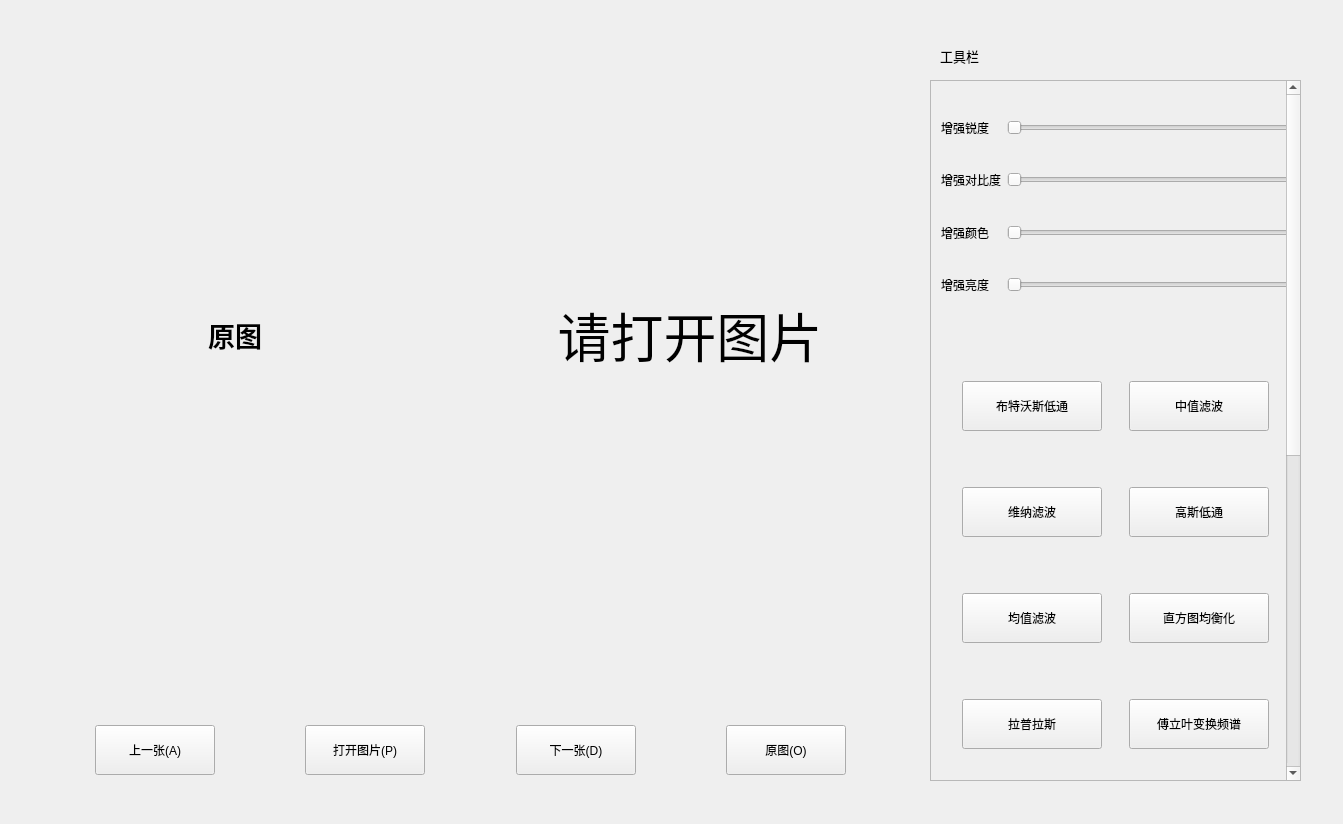
<?xml version="1.0" encoding="UTF-8"?>
<ui version="4.0">
 <class>Frame</class>
 <widget class="QWidget" name="Frame">
  <property name="geometry">
   <rect>
    <x>0</x>
    <y>0</y>
    <width>1343</width>
    <height>824</height>
   </rect>
  </property>
  <property name="minimumSize">
   <size>
    <width>1343</width>
    <height>824</height>
   </size>
  </property>
  <property name="maximumSize">
   <size>
    <width>1343</width>
    <height>824</height>
   </size>
  </property>
  <property name="mouseTracking">
   <bool>true</bool>
  </property>
  <property name="tabletTracking">
   <bool>true</bool>
  </property>
  <property name="windowTitle">
   <string>Form</string>
  </property>
  <property name="autoFillBackground">
   <bool>false</bool>
  </property>
  <property name="styleSheet">
   <string notr="true"/>
  </property>
  <widget class="QLabel" name="label">
   <property name="geometry">
   <rect>
    <x>465</x>
    <y>140</y>
     <width>450</width>
     <height>390</height>
    </rect>
   </property>
   <property name="font">
    <font>
     <pointsize>40</pointsize>
     <italic>false</italic>
     <fontweight>Light</fontweight>
    </font>
   </property>
   <property name="text">
    <string>请打开图片</string>
   </property>
   <property name="alignment">
    <set>Qt::AlignCenter</set>
   </property>
  </widget>
  <widget class="QWidget" name="horizontalLayoutWidget">
   <property name="geometry">
    <rect>
     <x>10</x>
     <y>710</y>
     <width>921</width>
     <height>81</height>
    </rect>
   </property>
   <layout class="QHBoxLayout" name="D1">
    <item>
     <spacer name="horizontalSpacer_4">
      <property name="orientation">
       <enum>Qt::Horizontal</enum>
      </property>
      <property name="sizeHint" stdset="0">
       <size>
        <width>40</width>
        <height>20</height>
       </size>
      </property>
     </spacer>
    </item>
    <item>
     <widget class="QPushButton" name="previous">
      <property name="minimumSize">
       <size>
        <width>120</width>
        <height>50</height>
       </size>
      </property>
      <property name="text">
       <string>上一张(A)</string>
      </property>
     </widget>
    </item>
    <item>
     <spacer name="horizontalSpacer">
      <property name="orientation">
       <enum>Qt::Horizontal</enum>
      </property>
      <property name="sizeHint" stdset="0">
       <size>
        <width>40</width>
        <height>20</height>
       </size>
      </property>
     </spacer>
    </item>
    <item>
     <widget class="QPushButton" name="btn_open">
      <property name="minimumSize">
       <size>
        <width>120</width>
        <height>50</height>
       </size>
      </property>
      <property name="text">
       <string>打开图片(P)</string>
      </property>
     </widget>
    </item>
    <item>
     <spacer name="horizontalSpacer_2">
      <property name="orientation">
       <enum>Qt::Horizontal</enum>
      </property>
      <property name="sizeHint" stdset="0">
       <size>
        <width>40</width>
        <height>20</height>
       </size>
      </property>
     </spacer>
    </item>
    <item>
     <widget class="QPushButton" name="next">
      <property name="minimumSize">
       <size>
        <width>120</width>
        <height>50</height>
       </size>
      </property>
      <property name="text">
       <string>下一张(D)</string>
      </property>
     </widget>
    </item>
    <item>
     <spacer name="horizontalSpacer_3">
      <property name="orientation">
       <enum>Qt::Horizontal</enum>
      </property>
      <property name="sizeHint" stdset="0">
       <size>
        <width>40</width>
        <height>20</height>
       </size>
      </property>
     </spacer>
    </item>
    <item>
     <widget class="QPushButton" name="original_btn">
      <property name="minimumSize">
       <size>
        <width>120</width>
        <height>50</height>
       </size>
      </property>
      <property name="maximumSize">
       <size>
        <width>120</width>
        <height>50</height>
       </size>
      </property>
      <property name="text">
       <string>原图(O)</string>
      </property>
     </widget>
    </item>
    <item>
     <spacer name="horizontalSpacer_5">
      <property name="orientation">
       <enum>Qt::Horizontal</enum>
      </property>
      <property name="sizeHint" stdset="0">
       <size>
        <width>40</width>
        <height>20</height>
       </size>
      </property>
     </spacer>
    </item>
   </layout>
  </widget>
  <widget class="QScrollArea" name="R1">
   <property name="geometry">
    <rect>
     <x>930</x>
     <y>80</y>
     <width>371</width>
     <height>701</height>
    </rect>
   </property>
   <property name="minimumSize">
    <size>
     <width>300</width>
     <height>600</height>
    </size>
   </property>
   <property name="widgetResizable">
    <bool>true</bool>
   </property>
   <widget class="QWidget" name="RR1">
    <property name="enabled">
     <bool>true</bool>
    </property>
    <property name="geometry">
     <rect>
      <x>0</x>
      <y>0</y>
      <width>369</width>
      <height>1300</height>
     </rect>
    </property>
    <property name="minimumSize">
     <size>
      <width>300</width>
      <height>1300</height>
     </size>
    </property>
    <widget class="QWidget" name="gridWidget_2" native="true">
     <property name="geometry">
      <rect>
       <x>10</x>
       <y>250</y>
       <width>351</width>
       <height>1000</height>
      </rect>
     </property>
     <property name="minimumSize">
      <size>
       <width>0</width>
       <height>1000</height>
      </size>
     </property>
     <layout class="QGridLayout" name="RRR1_4">
      <item row="7" column="1">
       <widget class="QPushButton" name="edge_btn">
        <property name="minimumSize">
         <size>
          <width>140</width>
          <height>50</height>
         </size>
        </property>
        <property name="maximumSize">
         <size>
          <width>140</width>
          <height>50</height>
         </size>
        </property>
        <property name="text">
         <string>边缘提取</string>
        </property>
       </widget>
      </item>
      <item row="2" column="0">
       <widget class="QPushButton" name="mean_btn">
        <property name="minimumSize">
         <size>
          <width>140</width>
          <height>50</height>
         </size>
        </property>
        <property name="maximumSize">
         <size>
          <width>140</width>
          <height>50</height>
         </size>
        </property>
        <property name="text">
         <string>均值滤波</string>
        </property>
       </widget>
      </item>
      <item row="2" column="1">
       <widget class="QPushButton" name="hist_btn">
        <property name="minimumSize">
         <size>
          <width>140</width>
          <height>50</height>
         </size>
        </property>
        <property name="maximumSize">
         <size>
          <width>140</width>
          <height>50</height>
         </size>
        </property>
        <property name="text">
         <string>直方图均衡化</string>
        </property>
       </widget>
      </item>
      <item row="0" column="0">
       <widget class="QPushButton" name="butter_low_btn">
        <property name="minimumSize">
         <size>
          <width>140</width>
          <height>50</height>
         </size>
        </property>
        <property name="maximumSize">
         <size>
          <width>140</width>
          <height>50</height>
         </size>
        </property>
        <property name="text">
         <string>布特沃斯低通</string>
        </property>
       </widget>
      </item>
      <item row="8" column="0">
       <widget class="QPushButton" name="inverse_btn">
        <property name="minimumSize">
         <size>
          <width>140</width>
          <height>50</height>
         </size>
        </property>
        <property name="maximumSize">
         <size>
          <width>140</width>
          <height>50</height>
         </size>
        </property>
        <property name="text">
         <string>逆滤波</string>
        </property>
       </widget>
      </item>
      <item row="1" column="1">
       <widget class="QPushButton" name="gauss_low_btn">
        <property name="minimumSize">
         <size>
          <width>140</width>
          <height>50</height>
         </size>
        </property>
        <property name="maximumSize">
         <size>
          <width>140</width>
          <height>50</height>
         </size>
        </property>
        <property name="text">
         <string>高斯低通</string>
        </property>
       </widget>
      </item>
      <item row="9" column="1">
       <widget class="QPushButton" name="ostu_btn">
        <property name="minimumSize">
         <size>
          <width>140</width>
          <height>50</height>
         </size>
        </property>
        <property name="maximumSize">
         <size>
          <width>140</width>
          <height>50</height>
         </size>
        </property>
        <property name="text">
         <string>Otsu</string>
        </property>
       </widget>
      </item>
      <item row="3" column="1">
       <widget class="QPushButton" name="fft_btn">
        <property name="minimumSize">
         <size>
          <width>140</width>
          <height>50</height>
         </size>
        </property>
        <property name="maximumSize">
         <size>
          <width>140</width>
          <height>50</height>
         </size>
        </property>
        <property name="text">
         <string>傅立叶变换频谱</string>
        </property>
       </widget>
      </item>
      <item row="5" column="1">
       <widget class="QPushButton" name="butter_high_btn">
        <property name="minimumSize">
         <size>
          <width>140</width>
          <height>50</height>
         </size>
        </property>
        <property name="maximumSize">
         <size>
          <width>140</width>
          <height>50</height>
         </size>
        </property>
        <property name="text">
         <string>布特沃斯高通</string>
        </property>
       </widget>
      </item>
      <item row="1" column="0">
       <widget class="QPushButton" name="vena_btn">
        <property name="minimumSize">
         <size>
          <width>140</width>
          <height>50</height>
         </size>
        </property>
        <property name="maximumSize">
         <size>
          <width>140</width>
          <height>50</height>
         </size>
        </property>
        <property name="text">
         <string>维纳滤波</string>
        </property>
       </widget>
      </item>
      <item row="3" column="0">
       <widget class="QPushButton" name="lap_btn">
        <property name="minimumSize">
         <size>
          <width>140</width>
          <height>50</height>
         </size>
        </property>
        <property name="maximumSize">
         <size>
          <width>140</width>
          <height>50</height>
         </size>
        </property>
        <property name="text">
         <string>拉普拉斯</string>
        </property>
       </widget>
      </item>
      <item row="8" column="1">
       <widget class="QPushButton" name="oil_btn">
        <property name="minimumSize">
         <size>
          <width>140</width>
          <height>50</height>
         </size>
        </property>
        <property name="maximumSize">
         <size>
          <width>140</width>
          <height>50</height>
         </size>
        </property>
        <property name="text">
         <string>油画</string>
        </property>
       </widget>
      </item>
      <item row="9" column="0">
       <widget class="QPushButton" name="sketch_btn">
        <property name="minimumSize">
         <size>
          <width>140</width>
          <height>50</height>
         </size>
        </property>
        <property name="maximumSize">
         <size>
          <width>140</width>
          <height>50</height>
         </size>
        </property>
        <property name="text">
         <string>素描</string>
        </property>
       </widget>
      </item>
      <item row="6" column="0">
       <widget class="QPushButton" name="reverse_btn">
        <property name="minimumSize">
         <size>
          <width>140</width>
          <height>50</height>
         </size>
        </property>
        <property name="maximumSize">
         <size>
          <width>140</width>
          <height>50</height>
         </size>
        </property>
        <property name="text">
         <string>彩色负片</string>
        </property>
       </widget>
      </item>
      <item row="5" column="0">
       <widget class="QPushButton" name="gauss_high_btn">
        <property name="minimumSize">
         <size>
          <width>140</width>
          <height>50</height>
         </size>
        </property>
        <property name="maximumSize">
         <size>
          <width>140</width>
          <height>50</height>
         </size>
        </property>
        <property name="text">
         <string>高斯高通</string>
        </property>
       </widget>
      </item>
      <item row="6" column="1">
       <widget class="QPushButton" name="gamma_btn">
        <property name="minimumSize">
         <size>
          <width>140</width>
          <height>50</height>
         </size>
        </property>
        <property name="maximumSize">
         <size>
          <width>140</width>
          <height>50</height>
         </size>
        </property>
        <property name="text">
         <string>伽马校正</string>
        </property>
       </widget>
      </item>
      <item row="7" column="0">
       <widget class="QPushButton" name="exp_btn">
        <property name="minimumSize">
         <size>
          <width>140</width>
          <height>50</height>
         </size>
        </property>
        <property name="maximumSize">
         <size>
          <width>140</width>
          <height>50</height>
         </size>
        </property>
        <property name="text">
         <string>指数灰度</string>
        </property>
       </widget>
      </item>
      <item row="0" column="1">
       <widget class="QPushButton" name="mid_btn">
        <property name="minimumSize">
         <size>
          <width>140</width>
          <height>50</height>
         </size>
        </property>
        <property name="maximumSize">
         <size>
          <width>140</width>
          <height>50</height>
         </size>
        </property>
        <property name="text">
         <string>中值滤波</string>
        </property>
       </widget>
      </item>
     </layout>
    </widget>
    <widget class="QWidget" name="gridLayoutWidget_3">
     <property name="geometry">
      <rect>
       <x>10</x>
       <y>10</y>
       <width>351</width>
       <height>231</height>
      </rect>
     </property>
     <layout class="QGridLayout" name="gridLayout_4">
      <item row="7" column="0">
       <widget class="QLabel" name="label_5">
        <property name="text">
         <string>增强亮度</string>
        </property>
       </widget>
      </item>
      <item row="8" column="1">
       <spacer name="verticalSpacer_2">
        <property name="orientation">
         <enum>Qt::Vertical</enum>
        </property>
        <property name="sizeHint" stdset="0">
         <size>
          <width>20</width>
          <height>40</height>
         </size>
        </property>
       </spacer>
      </item>
      <item row="7" column="1">
       <widget class="QSlider" name="horizontalSlider_2">
        <property name="minimum">
         <number>1</number>
        </property>
        <property name="maximum">
         <number>10</number>
        </property>
        <property name="orientation">
         <enum>Qt::Horizontal</enum>
        </property>
       </widget>
      </item>
      <item row="3" column="1">
       <widget class="QSlider" name="horizontalSlider_4">
        <property name="maximum">
         <number>10</number>
        </property>
        <property name="singleStep">
         <number>1</number>
        </property>
        <property name="orientation">
         <enum>Qt::Horizontal</enum>
        </property>
       </widget>
      </item>
      <item row="5" column="1">
       <widget class="QSlider" name="horizontalSlider_3">
        <property name="maximum">
         <number>10</number>
        </property>
        <property name="orientation">
         <enum>Qt::Horizontal</enum>
        </property>
       </widget>
      </item>
      <item row="0" column="1">
       <spacer name="verticalSpacer">
        <property name="orientation">
         <enum>Qt::Vertical</enum>
        </property>
        <property name="sizeHint" stdset="0">
         <size>
          <width>20</width>
          <height>40</height>
         </size>
        </property>
       </spacer>
      </item>
      <item row="1" column="0">
       <widget class="QLabel" name="label_4">
        <property name="text">
         <string>增强锐度</string>
        </property>
       </widget>
      </item>
      <item row="2" column="1">
       <spacer name="verticalSpacer_3">
        <property name="orientation">
         <enum>Qt::Vertical</enum>
        </property>
        <property name="sizeHint" stdset="0">
         <size>
          <width>20</width>
          <height>40</height>
         </size>
        </property>
       </spacer>
      </item>
      <item row="3" column="0">
       <widget class="QLabel" name="label_6">
        <property name="text">
         <string>增强对比度</string>
        </property>
       </widget>
      </item>
      <item row="4" column="1">
       <spacer name="verticalSpacer_4">
        <property name="orientation">
         <enum>Qt::Vertical</enum>
        </property>
        <property name="sizeHint" stdset="0">
         <size>
          <width>20</width>
          <height>40</height>
         </size>
        </property>
       </spacer>
      </item>
      <item row="5" column="0">
       <widget class="QLabel" name="label_7">
        <property name="text">
         <string>增强颜色</string>
        </property>
       </widget>
      </item>
      <item row="1" column="1">
       <widget class="QSlider" name="horizontalSlider">
        <property name="maximum">
         <number>10</number>
        </property>
        <property name="orientation">
         <enum>Qt::Horizontal</enum>
        </property>
       </widget>
      </item>
      <item row="6" column="1">
       <spacer name="verticalSpacer_5">
        <property name="orientation">
         <enum>Qt::Vertical</enum>
        </property>
        <property name="sizeHint" stdset="0">
         <size>
          <width>20</width>
          <height>40</height>
         </size>
        </property>
       </spacer>
      </item>
     </layout>
    </widget>
   </widget>
  </widget>
  <widget class="QLabel" name="label_2">
   <property name="geometry">
    <rect>
     <x>10</x>
     <y>140</y>
     <width>450</width>
     <height>390</height>
    </rect>
   </property>
   <property name="font">
    <font>
     <pointsize>20</pointsize>
     <italic>false</italic>
     <bold>true</bold>
    </font>
   </property>
   <property name="text">
    <string>原图</string>
   </property>
   <property name="alignment">
    <set>Qt::AlignCenter</set>
   </property>
  </widget>
  <widget class="QLabel" name="label_3">
   <property name="geometry">
    <rect>
     <x>940</x>
     <y>40</y>
     <width>111</width>
     <height>31</height>
    </rect>
   </property>
   <property name="font">
    <font>
     <pointsize>10</pointsize>
    </font>
   </property>
   <property name="text">
    <string>工具栏</string>
   </property>
  </widget>
 </widget>
 <resources/>
 <connections/>
</ui>
